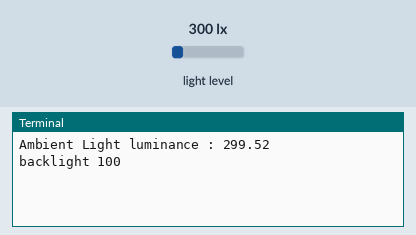
Simulated run of this program. Board: Raspberry Pi (BCM pin numbers). On the bench: the last lines printed to the terminal. The inputs (shaded band) are chosen by the test bench; at power-on: light level 300 lx. Files the program writes start out absent.

Above: at 1.2 s.
1.3 s: light level set to 40 lx
At 11.8 s:
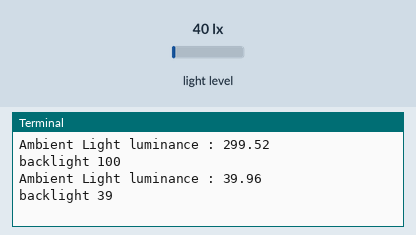
12.0 s: light level set to 500 lx
At 22.7 s:
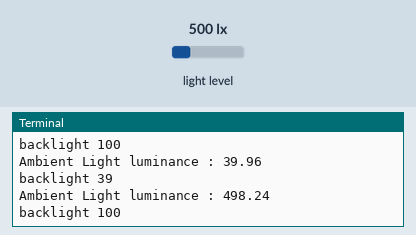

The program:

gy49_raspi.py
```python
import smbus
import time

bus = smbus.SMBus(1)

while True:
# MAX44009 address, 0x4A
# Select configuration register, 0x02
# 0x40(64)Continuous mode, Integration time = 800 ms
        bus.write_byte_data(0x4A, 0x02, 0x40)
        time.sleep(0.5)
# MAX44009 address, 0x4A(74)
# Read data back from 0x03(03), 2 bytes
# luminance MSB, luminance LSB
        data = bus.read_i2c_block_data(0x4A, 0x03, 2)
# Convert the data to lux
        exponent = (data[0] & 0xF0) >> 4
        mantissa = ((data[0] & 0x0F) << 4) | (data[1] & 0x0F)
        luminance = ((2 ** exponent) * mantissa) * 0.045
# Output data to screen
        print ("Ambient Light luminance :", luminance)
        if luminance <15:
                backlight= 15
        elif luminance >150:
                backlight= 100
        else:
                backlight= int(luminance)

        print ("backlight", backlight)
        file = open("/sys/class/backlight/rpi_backlight/brightness","w")
        file.write(str(backlight))
        file.close()
        time.sleep(10)
```

Measured:
- after the input at 1.3 s, the terminal: prints a new line after 9.7 s (image 1)
- after the input at 12.0 s, the terminal: prints a new line after 9.5 s (image 2)
